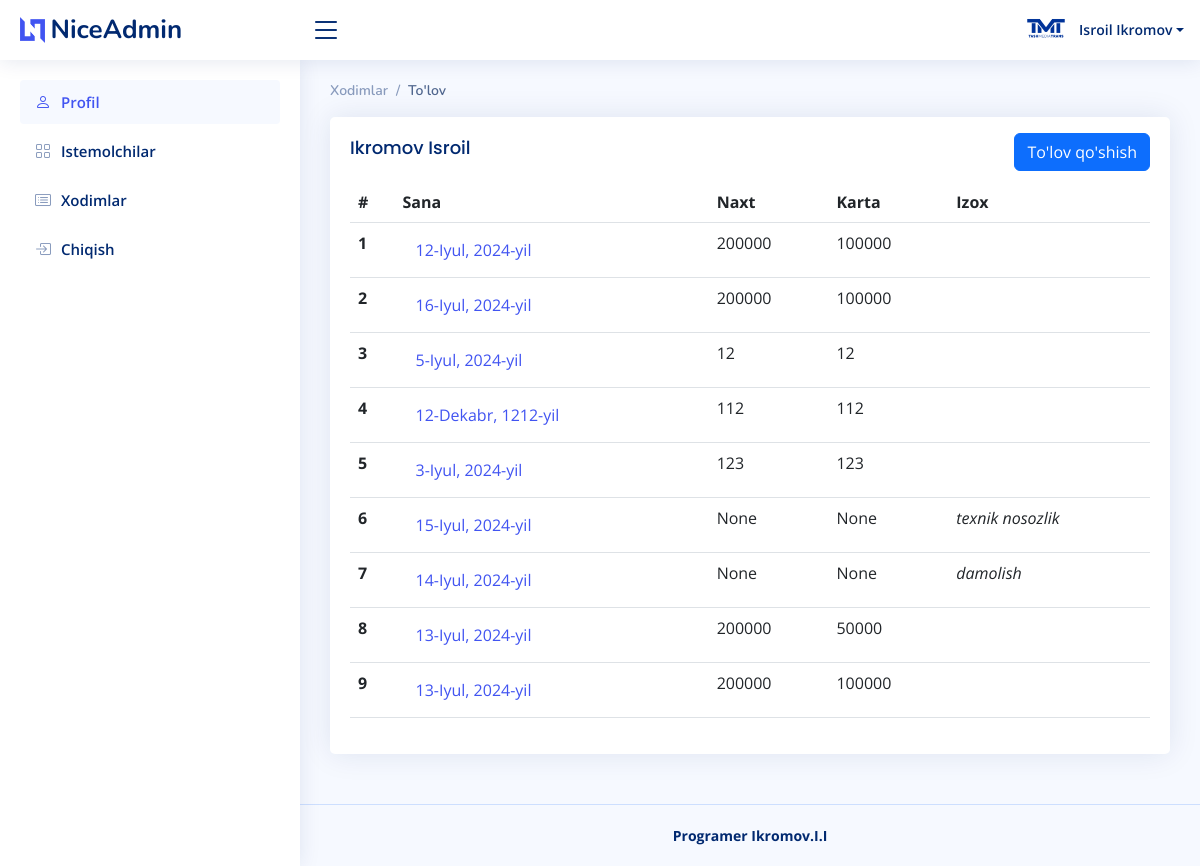
Screenshot of /main/payment/7 (signed in) with the database file from the repository.
### users/models.py (models this page shows, shortened)
class User(AbstractUser):
    nomi = models.CharField(max_length=100, null=True, blank=True)
    tel = models.CharField(max_length=20, null=True, blank=True)
    tg = models.CharField(max_length=50, null=True, blank=True)
    img = models.ImageField(upload_to='avatars/', null=True, blank=True)
    class Meta:
        db_table = 'user'

### main/models.py (models this page shows, shortened)
class Istemolchi(models.Model):
    aftomabil = models.ForeignKey(Aftomabil, on_delete=models.SET_NULL, null=True, blank=True)
    full_name = models.CharField(max_length=100)
    pazivnoy = models.CharField(max_length=20)
    tel = models.CharField(max_length=20,null=True)
    status = models.BooleanField(default=False)
    author = models.ForeignKey(User, on_delete=models.CASCADE, null=True)
    class Meta:
        db_table = 'istemolchi'

class Tolov(models.Model):
    naxt = models.PositiveIntegerField(null=True, blank=True)
    karta = models.PositiveIntegerField(null=True, blank=True)
    izox = models.TextField(null=True, blank=True)
    istemolchi = models.ForeignKey(Istemolchi, on_delete=models.CASCADE, null=True)
    author = models.ForeignKey(User, on_delete=models.CASCADE, null=True)
    sana = models.DateField()
    sana2 = models.DateField(auto_now=True)
    class Meta:
        db_table = 'tolov'

### main/views.py (the view)
# urls.py: path('payment/<int:pk>', payment, name='payment'),
@login_required
def payment(request,pk):
    istemolchi_id = get_object_or_404(Istemolchi, id=pk)
    if request.method == 'POST':
        form = TolovForm(request.POST)
        if form.is_valid():
            tolov = form.save(commit=False)
            tolov.istemolchi = istemolchi_id
            tolov.author = request.user
            tolov.save()
            messages.info(request, "Saqlandi ")
            return HttpResponseRedirect(request.META.get('HTTP_REFERER'))
        else:
            messages.success(request, "Yaroqsiz maʼlumot !")
    else:
        form = TolovForm()
    context = {
        'form': form,
        'tolov': Tolov.objects.filter(author=request.user, istemolchi=istemolchi_id)[:60][::-1],
        'istemolchi_id': istemolchi_id,
        'user': request.user,
    }
    return render(request, 'main/payment.html',context)

### templates/main/payment.html (shortened to what this page needs)
{% extends 'base.html' %}
{% block content %}
  <main id="main" class="main">
      <div class="pagetitle">
          <nav>
            <ol class="breadcrumb">
              <li class="breadcrumb-item"><a href="{% url 'xodimlar' %}">Xodimlar</a></li>
              <li class="breadcrumb-item active">To'lov</li>
            </ol>
          </nav>
      </div>
    <section class="section">
      <div class="row">
        <div class="col-lg-12">
          <div class="card recent-sales overflow-auto">
            <div class="card-body">
              <div class="d-flex justify-content-between">
                <h5 class="card-title">{{istemolchi_id.full_name}}</h5>
                <div class="mt-3 ">
                  <button type="button" class="btn btn-primary" data-bs-toggle="modal" data-bs-target="#verticalycentered">
                    To'lov qo'shish
                  </button>
                </div>
              </div>
              <table class="table datatable">
                <thead>
                  <tr>
                    <th scope="col">#</th>
                    <th scope="col">Sana</th>
                    <th scope="col">Naxt</th>
                    <th scope="col">Karta</th>
                    <th scope="col">Izox</th>
                  </tr>
                </thead>
                <tbody>
                {% for i in tolov %}
                  <tr>
                    <th scope="row">{{forloop.counter}}</th>
                    <td>
                      <button style="color:#4154f1;" class="btn" data-bs-toggle="modal" data-bs-target="#verticalycenteredd{{i.id}}">
                       {{ i.sana }}
                      </button>
                    </td>
                    <td>{{ i.naxt }}</td>
                    <td>{{ i.karta }}</td>
                    <td>
                        <i class="w-20">{{ i.izox|truncatewords:5 }}</i>
                    </td>
                  </tr>
                {% endfor %}
                </tbody>
              </table>
            </div>
          </div>
        </div>
      </div>
    </section>
  </main>
{% endblock content %}

### templates/base.html (shortened to what this page needs)
<!DOCTYPE html>
{% load static %}
<html lang="en">
<head>
  <link href="{% static 'vendor/bootstrap/css/bootstrap.min.css' %}" rel="stylesheet">
  <link href="{% static 'vendor/bootstrap-icons/bootstrap-icons.css' %}" rel="stylesheet">
  <link href="{% static 'vendor/boxicons/css/boxicons.min.css' %}" rel="stylesheet">
  <link href="{% static 'vendor/quill/quill.snow.css' %}" rel="stylesheet">
  <link href="{% static 'vendor/quill/quill.bubble.css' %}" rel="stylesheet">
  <link href="{% static 'vendor/remixicon/remixicon.css' %}" rel="stylesheet">
  <link href="{% static 'vendor/simple-datatables/style.css' %}" rel="stylesheet">
  <link href="{% static 'css/style.css' %}" rel="stylesheet">
</head>
<body>
  <header id="header" class="header fixed-top d-flex align-items-center">
    <div class="d-flex align-items-center justify-content-between">
      <a href="#" class="logo d-flex align-items-center">
        <img src="assets/img/logo.png" alt="">
        <span class="d-none d-lg-block">NiceAdmin</span>
      </a>
      <i class="bi bi-list toggle-sidebar-btn"></i>
    </div>
    <nav class="header-nav ms-auto">
      <ul class="d-flex align-items-center">
        <li class="nav-item dropdown pe-3">
          <a class="nav-link nav-profile d-flex align-items-center pe-0" href="#" data-bs-toggle="dropdown">
            {% if user.img %}
               <img src="{{ user.img.url }}" alt="Profile" class="rounded-circle">
            {% else %}
               <img src="{% static 'img/profile-img.jpg' %}" alt="Default Profile" class="rounded-circle">
            {% endif %}
            <span class="d-none d-md-block dropdown-toggle ps-2">{{ user.get_full_name }}</span>
          </a>
        </li>
      </ul>
    </nav>
  </header>
  <aside id="sidebar" class="sidebar">
    <ul class="sidebar-nav" id="sidebar-nav">
      <li class="nav-item">
        <a class="nav-link" href="{% url 'profil' %}">
          <i class="bi bi-person"></i>
          <span>Profil</span>
        </a>
      </li>
      <li class="nav-item">
        <a class="nav-link collapsed" href="{% url 'index' %}">
          <i class="bi bi-grid"></i>
          <span>Istemolchilar</span>
        </a>
      </li>
      <li class="nav-item">
        <a class="nav-link collapsed" href="{% url 'xodimlar' %}">
          <i class="bi bi-card-list"></i>
          <span>Xodimlar</span>
        </a>
      </li>
      <li class="nav-item">
        <a class="nav-link collapsed" href="{% url 'logout' %}">
          <i class="bi bi-box-arrow-in-right"></i>
          <span>Chiqish</span>
        </a>
      </li>
    </ul>
  </aside>
  {% block content %}
  {% endblock content %}
  <footer id="footer" class="footer">
    <div class="copyright">
      <strong><span>Programer Ikromov.I.I</span></strong>
    </div>
  </footer>
</body>
</html>

### static/css/style.css (style rules this page uses)
:root { scroll-behavior: smooth; }
body { font-family: "Open Sans", sans-serif; background: #f6f9ff; color: #444444; }
a { color: #4154f1; text-decoration: none; }
h1, h2, h3, h4, h5, h6 { font-family: "Nunito", sans-serif; }
#main { margin-top: 60px; padding: 20px 30px; transition: all 0.3s; }
.pagetitle { margin-bottom: 10px; }
.card { margin-bottom: 30px; border: none; border-radius: 5px; box-shadow: 0px 0 30px rgba(1, 41, 112, 0.1); }
.card-title { padding: 20px 0 15px 0; font-size: 18px; font-weight: 500; color: #012970; font-family: "Poppins", sans-serif; }
.card-body { padding: 0 20px 20px 20px; }
.breadcrumb { font-size: 14px; font-family: "Nunito", sans-serif; color: #899bbd; font-weight: 600; }
.breadcrumb a { color: #899bbd; transition: 0.3s; }
.breadcrumb .breadcrumb-item::before { color: #899bbd; }
.breadcrumb .active { color: #51678f; font-weight: 600; }
.logo { line-height: 1; }
@media (min-width: 1200px) { .logo { width: 280px; } }
.logo img { max-height: 26px; margin-right: 6px; }
.logo span { font-size: 26px; font-weight: 700; color: #012970; font-family: "Nunito", sans-serif; }
.header { transition: all 0.5s; z-index: 997; height: 60px; box-shadow: 0px 2px 20px rgba(1, 41, 112, 0.1); background-color: #fff; padding-left: 20px; }
.header .toggle-sidebar-btn { font-size: 32px; padding-left: 10px; cursor: pointer; color: #012970; }
.header-nav ul { list-style: none; }
.header-nav>ul { margin: 0; padding: 0; }
.header-nav .nav-profile { color: #012970; }
.header-nav .nav-profile img { max-height: 36px; }
.header-nav .nav-profile span { font-size: 14px; font-weight: 600; }
.sidebar { position: fixed; top: 60px; left: 0; bottom: 0; width: 300px; z-index: 996; transition: all 0.3s; padding: 20px; overflow-y: auto; scrollbar-width: thin; scrollbar-color: #aab7cf transparent; box-shadow: 0px 0px 20px rgba(1, 41, 112, 0.1); background-color: #fff; }
@media (min-width: 1200px) { #main, #footer { margin-left: 300px; } }
.sidebar-nav { padding: 0; margin: 0; list-style: none; }
.sidebar-nav li { padding: 0; margin: 0; list-style: none; }
.sidebar-nav .nav-item { margin-bottom: 5px; }
.sidebar-nav .nav-link { display: flex; align-items: center; font-size: 15px; font-weight: 600; color: #4154f1; transition: 0.3; background: #f6f9ff; padding: 10px 15px; border-radius: 4px; }
.sidebar-nav .nav-link i { font-size: 16px; margin-right: 10px; color: #4154f1; }
.sidebar-nav .nav-link.collapsed { color: #012970; background: #fff; }
.sidebar-nav .nav-link.collapsed i { color: #899bbd; }
.footer { padding: 20px 0; font-size: 14px; transition: all 0.3s; border-top: 1px solid #cddfff; }
.footer .copyright { text-align: center; color: #012970; }

### rows the page displays
User: img (picture), get_full_name "Isroil Ikromov"
Istemolchi: full_name "Ikromov Isroil"
Tolov: sana "12-Iyul, 2024-yil", naxt "200000", karta "100000"
Tolov: sana "16-Iyul, 2024-yil", naxt "200000", karta "100000"
Tolov: sana "5-Iyul, 2024-yil", naxt "12", karta "12"
Tolov: sana "12-Dekabr, 1212-yil", naxt "112", karta "112"
Tolov: sana "3-Iyul, 2024-yil", naxt "123", karta "123"
Tolov: sana "15-Iyul, 2024-yil", naxt "None", karta "None", izox "texnik nosozlik"
Tolov: sana "14-Iyul, 2024-yil", naxt "None", karta "None", izox "damolish"
Tolov: sana "13-Iyul, 2024-yil", naxt "200000", karta "50000"
Tolov: sana "13-Iyul, 2024-yil", naxt "200000", karta "100000"
